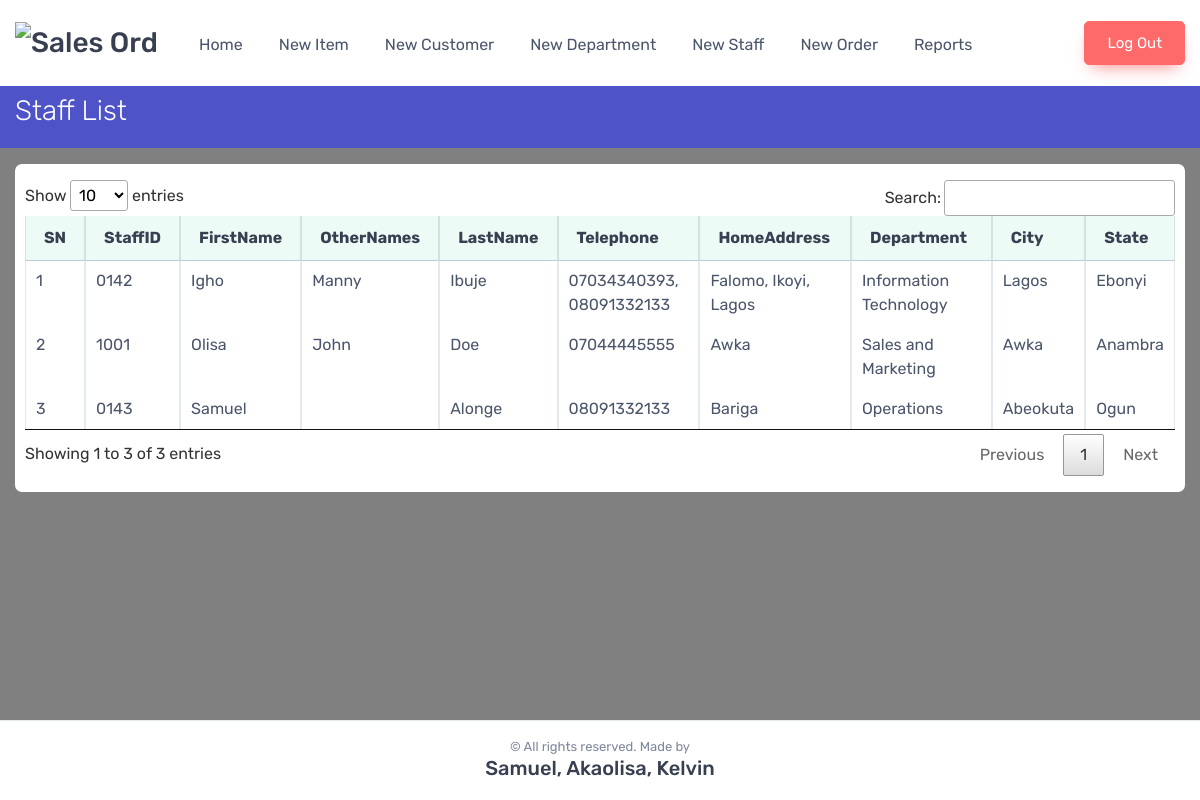
The page /stafflist.php (signed in) on the database its author committed.
### tables this page shows
CREATE TABLE IF NOT EXISTS `staffs` (
  `userID` int(11) NOT NULL AUTO_INCREMENT,
  `staffID` varchar(50) NOT NULL,
  `staffFirstName` varchar(50) NOT NULL,
  `staffOtherNames` varchar(255) NOT NULL,
  `staffLastName` varchar(50) NOT NULL,
  `staffPhoneNumber` varchar(36) NOT NULL,
  `staffHomeAddress` text NOT NULL,
  `staffPermanentAddress` text NOT NULL,
  `staffCity` varchar(255) NOT NULL,
  `staffState` int(11) NOT NULL,
  `staffDepartment` int(11) NOT NULL,
  `staffUsername` varchar(50) NOT NULL,
  `staffPassword` varchar(50) NOT NULL DEFAULT 'password123',
  `staffStatus` int(11) NOT NULL DEFAULT 1,
  PRIMARY KEY (`userID`)
);

CREATE TABLE IF NOT EXISTS `departments` (
  `departmentID` int(11) NOT NULL AUTO_INCREMENT,
  `departmentDescription` varchar(255) NOT NULL,
  `departmentStatus` int(11) NOT NULL DEFAULT 1,
  PRIMARY KEY (`departmentID`)
);

CREATE TABLE IF NOT EXISTS `states` (
  `stateID` int(11) NOT NULL AUTO_INCREMENT,
  `stateDescription` varchar(255) NOT NULL,
  `stateStatus` int(11) NOT NULL DEFAULT 1,
  PRIMARY KEY (`stateID`)
);

### stafflist.php (the view, shortened to what this page needs)
<?php
include_once('function.php');
$statffstmt = $conn->prepare('SELECT * FROM staffs, states, departments WHERE staffs.staffState = states.stateID AND staffs.staffDepartment = departments.departmentID AND staffs.staffStatus = 1 ORDER BY staffs.staffFirstName ASC');
$statffstmt->execute();
$result = $statffstmt->fetchAll(PDO::FETCH_OBJ);
?>
<!DOCTYPE html>
<html lang="en">
  <head>
    <?php include('header.php'); ?>
  </head>
  <body class="handheld-toolbar-enabled">
    <main class="page-wrapper">
      <?php include('navbar.php'); ?>
      <section style="background-color:#4E54C8;">
        <div class="container py-2">
          <div class="row justify-content-left">
            <div class="col-lg-12 col-md-12 col-sm-12 text-left">
              <h3 class="text-light">
                <span class='fw-light'>Staff List</span>
              </h3>
            </div>
          </div>
        </div>
      </section>
      <section class="container pt-2 pb-3 pb-lg-5">
        <div class="row pt-2">
          <div class="col-lg-12 col-md-12 col-sm-12">
            <div class="card product-card-alt">
              <div class="card-body text-left">
              <table class="table table-bordered table-sm" id="stafftable">
              <thead>
              <tr class="table-success">
                <th>SN</th>
                <th>StaffID</th>
                <th>FirstName</th>
                <th>OtherNames</th>
                <th>LastName</th>
                <th>Telephone</th>
                <th>HomeAddress</th>
                <th>Department</th>
                <th>City</th>
                <th>State</th>
              </tr>
              </thead>
              <tbody>
              <?php $s = 0; foreach( $result as $row ) { $s++ ?>
              <tr>
                <td><?php echo $s; ?></td>
                <td><?php echo $row->staffID; ?></td>
                <td><?php echo $row->staffFirstName; ?></td>
                <td><?php echo $row->staffOtherNames; ?></td>
                <td><?php echo $row->staffLastName; ?></td>
                <td><?php echo $row->staffPhoneNumber; ?></td>
                <td><?php echo $row->staffHomeAddress; ?></td>
                <td><?php echo $row->departmentDescription; ?></td>
                <td><?php echo $row->staffCity; ?></td>
                <td><?php echo $row->stateDescription; ?></th>
              </tr>
              <?php } ?>
              </tbody>
              </table>
              </div>
            </div>
          </div>
        </div>
      </section>
    </main>
    <?php include('footer.php'); ?>
  </body>
</html>

### css/styles.css (style rules this page uses)
body { background-color: #808080; }

### rows shown on the page
staffs: staffID "0142", staffFirstName "Igho", staffOtherNames "Manny", staffLastName "Ibuje", staffPhoneNumber "07034340393, 08091332133", staffHomeAddress "Falomo, Ikoyi, Lagos", departments.departmentDescription "Information Technology", staffCity "Lagos", states.stateDescription "Ebonyi"
staffs: staffID "1001", staffFirstName "Olisa", staffOtherNames "John", staffLastName "Doe", staffPhoneNumber "07044445555", staffHomeAddress "Awka", departments.departmentDescription "Sales and Marketing", staffCity "Awka", states.stateDescription "Anambra"
staffs: staffID "0143", staffFirstName "Samuel", staffLastName "Alonge", staffPhoneNumber "08091332133", staffHomeAddress "Bariga", departments.departmentDescription "Operations", staffCity "Abeokuta", states.stateDescription "Ogun"
